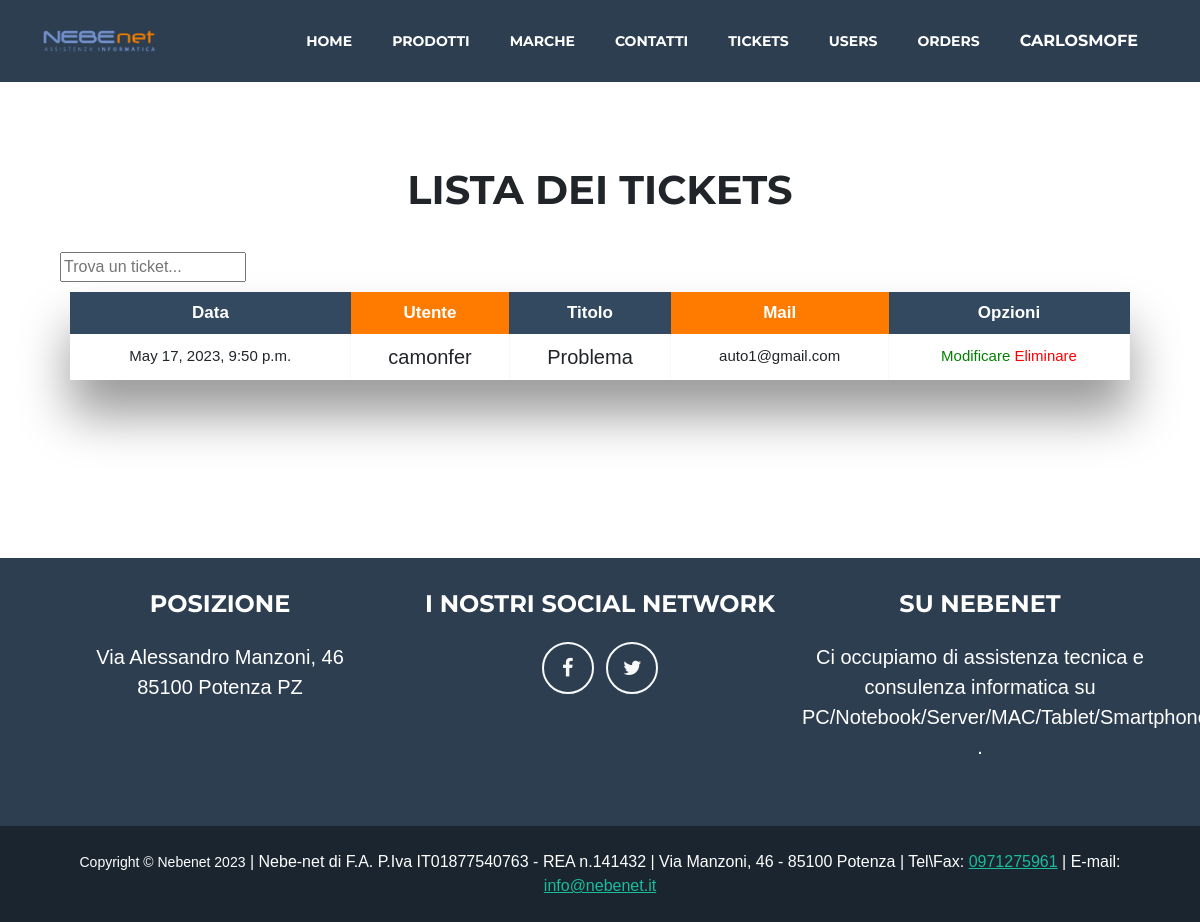
Before: /ticketsadmin/ (signed in) with the older database file.
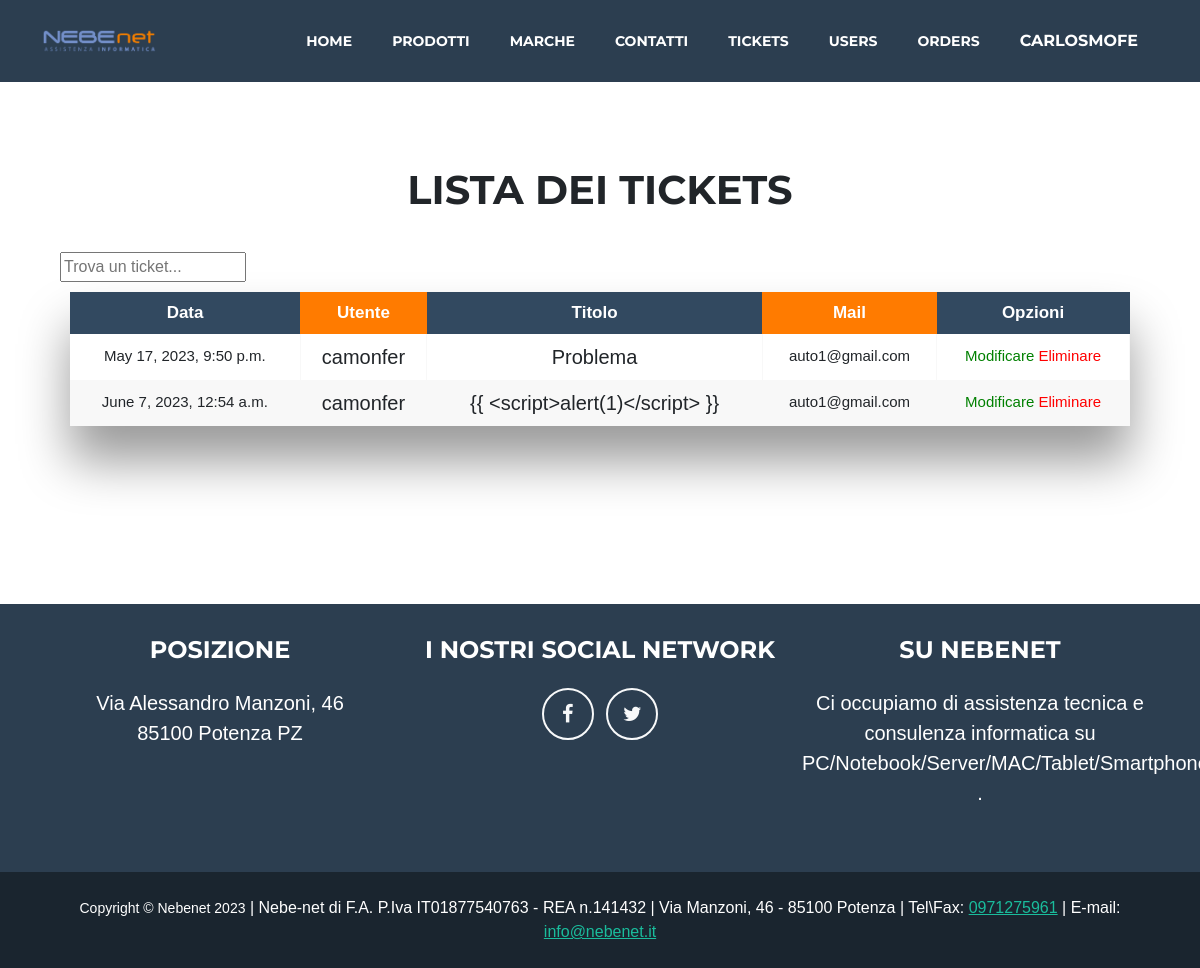
After: the same page with the newer database file.
### nebenet_app/models.py (models this page shows, shortened)
class Ticket(models.Model):
    ti_user = models.ForeignKey(settings.AUTH_USER_MODEL, on_delete=models.CASCADE)
    ti_mail = models.EmailField('Contatto email*',blank=False)
    ti_title = models.CharField('Titolo*',max_length=1000, blank=False)
    Problema = models.TextField('Descrivi il tuo problema*',max_length=1000, blank=False)
    ti_img = models.ImageField('Aggiungi uno screenshot (facoltativo)',blank=True)
    ti_personal = models.BooleanField("Trattamento dei dati personali(Obbligatorio)*",blank=False)
    ti_time = models.DateTimeField(auto_now=True)

class User(AbstractUser):
    email = models.EmailField(unique=True)
    image = models.ImageField(upload_to ='img/')
    date = models.DateTimeField(auto_now=True)

### nebenet_app/views.py (the view)
# urls.py: path('ticketsadmin/', Product_ticekt_List.as_view(template_name='nebenet_app/ticket_admin.html'), name='tickets-admin'),
class Product_ticekt_List(UserPassesTestMixin,LoginRequiredMixin,ListView):
    model = Ticket
    def test_func(self):
        user = self.request.user
        return self.request.user.is_staff or user.groups.filter(name='dependiente').exists()

### nebenet_app/templatetags/filtro.py (called while the page is built)
@register.filter
def tiene_rol_o_grupo(user):
    return user.groups.filter(name='dependiente').exists() or user.is_staff

### nebenet_app/templates/nebenet_app/ticket_admin.html (shortened to what this page needs)
{% extends 'base.html' %}
{% block content %}
{% load static %}
{% load filtro %}
    <link href="/static/css/tabla.css" rel="stylesheet" />
<body>
    <div class="espaciado">
        <p class="adminpro"><h1>Lista dei tickets</h1>
            {% if request.user|tiene_rol_o_grupo %}
            <div class="paddingticket" class="container">
                <form action="{% url 'searchti' %}" method="get" >
                    <input name="q" type="text" placeholder="Trova un ticket...">
                </form>
            </div>
            {% endif %}
    <div class="table-wrapper">
        <table class="fl-table">
            <thead>
            <tr>
                <th>Data</th>
                <th>Utente</th>
                <th>Titolo </th>
                <th>Mail</th>
                <th>Opzioni</th>
            </tr>
            </thead>
            <tbody>
            {% for ticket in object_list %}
            <tr>
                <td>{{ ticket.ti_time }}</td>
                <td> <a class="singleticket" href="/usuarios/{{ ticket.ti_user.pk }}">{{ ticket.ti_user }}</a></td>
                <td><a class="singleticket" href="/ticket/{{ ticket.pk }}">{{ ticket.ti_title }}</a></td>
                <td>{{ ticket.ti_mail }}</td>
                <td><a class="atd" href="{% url 'tickets_update' ticket.pk %}">Modificare </a> <a class="etd" href="{% url 'tickets_delete' ticket.pk %}"> Eliminare</a></td>
            </tr>
            {% endfor %}
        </table>
    </div>
    </div>
</body>
{% endblock %}

Changed rows visible on the page:
added Ticket: ti_time "June 7, 2023, 12:54 a.m.", ti_user "camonfer", ti_title "{{ <script>alert(1)</script> }}", ti_mail "auto1@gmail.com"
